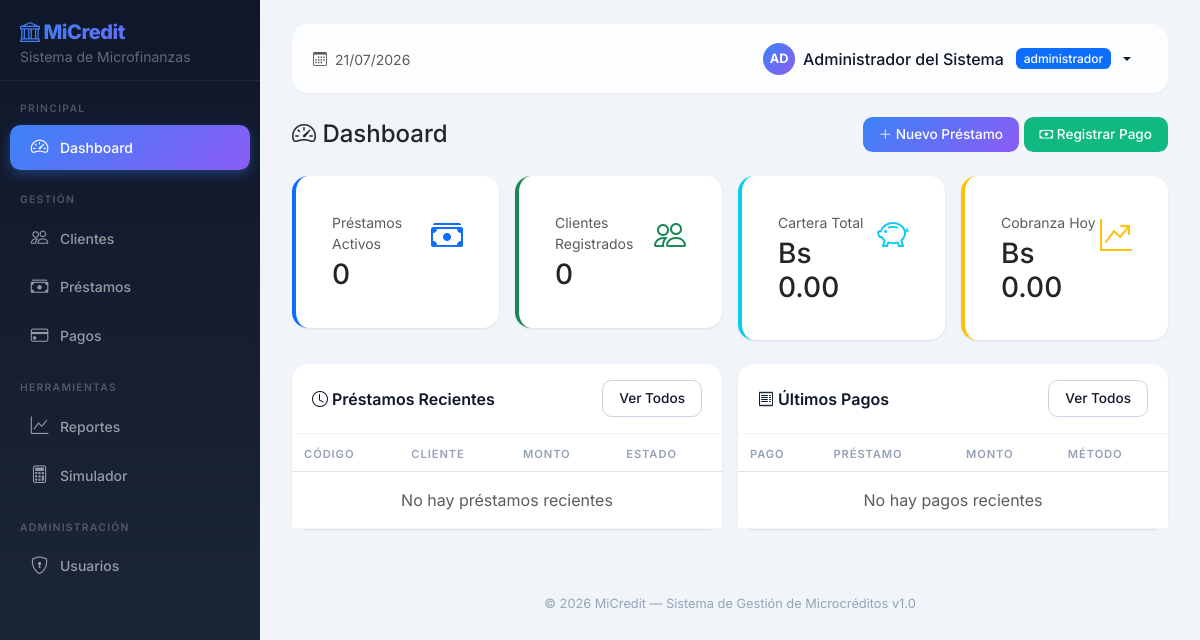
/ (signed in), run on the app's committed database.
### app/models.py (models this page shows, shortened)
class Usuario(UserMixin, db.Model):
    __tablename__ = 'usuarios'
    id = db.Column(db.Integer, primary_key=True, autoincrement=True)
    nombre_completo = db.Column(db.String(150), nullable=False)
    email = db.Column(db.String(100), unique=True, nullable=False)
    username = db.Column(db.String(50), unique=True, nullable=False)
    password_hash = db.Column(db.String(255), nullable=False)
    rol_id = db.Column(db.Integer, db.ForeignKey('roles.id'), nullable=False)
    activo = db.Column(db.Boolean, default=True)
    ultimo_acceso = db.Column(db.DateTime)
    fecha_creacion = db.Column(db.DateTime, default=datetime.utcnow)
    fecha_actualizacion = db.Column(db.DateTime, default=datetime.utcnow)
    def has_role(self, role_name):
        return self.rol and self.rol.nombre == role_name
    def has_any_role(self, *roles):
        return self.rol and self.rol.nombre in roles

class Rol(db.Model):
    __tablename__ = 'roles'
    id = db.Column(db.Integer, primary_key=True, autoincrement=True)
    nombre = db.Column(db.String(50), unique=True, nullable=False)
    descripcion = db.Column(db.String(255))
    fecha_creacion = db.Column(db.DateTime, default=datetime.utcnow)
    usuarios = db.relationship('Usuario', backref='rol', lazy=True)

### app/routes/main.py (the view)
@main_bp.route('/')
@login_required
def dashboard():
    total_prestamos_activos = Prestamo.query.filter(
        Prestamo.estado.in_(['activo', 'desembolsado', 'reprogramado'])
    ).count()
    total_clientes = Cliente.query.filter_by(activo=True).count()
    total_cartera = db.session.query(
        db.func.sum(Prestamo.saldo_pendiente)
    ).filter(
        Prestamo.estado.in_(['activo', 'reprogramado'])
    ).scalar() or 0
    hoy = date.today()
    manana = hoy + timedelta(days=1)
    cobranza_hoy = db.session.query(
        db.func.sum(Pago.monto_total)
    ).filter(
        Pago.fecha_pago >= hoy,
        Pago.fecha_pago < manana
    ).scalar() or 0
    cuotas_vencer_hoy = Amortizacion.query.filter(
        Amortizacion.fecha_vencimiento == date.today(),
        Amortizacion.estado == 'pendiente'
    ).count()
    prestamos_recientes = Prestamo.query.order_by(
        Prestamo.fecha_solicitud.desc()
    ).limit(5).all()
    ultimos_pagos = Pago.query.order_by(
        Pago.fecha_registro.desc()
    ).limit(5).all()
    return render_template('dashboard.html',
                           total_prestamos_activos=total_prestamos_activos,
                           total_clientes=total_clientes,
                           total_cartera=total_cartera,
                           cobranza_hoy=cobranza_hoy,
                           cuotas_vencer_hoy=cuotas_vencer_hoy,
                           prestamos_recientes=prestamos_recientes,
                           ultimos_pagos=ultimos_pagos)

### app/templates/dashboard.html (shortened to what this page needs)
{% extends "base.html" %}
{% block content %}
<div class="d-flex justify-content-between align-items-center mb-4">
    <h4 class="mb-0"><i class="bi bi-speedometer2"></i> Dashboard</h4>
    <div>
        {% if current_user.has_any_role('administrador', 'asesor') %}
        <a href="{{ url_for('prestamos.nuevo') }}" class="btn btn-primary"><i class="bi bi-plus-lg"></i> Nuevo Préstamo</a>
        {% endif %}
        {% if current_user.has_any_role('administrador', 'cajero') %}
        <a href="{{ url_for('pagos.nuevo') }}" class="btn btn-success"><i class="bi bi-cash"></i> Registrar Pago</a>
        {% endif %}
    </div>
</div>
<div class="row g-3 mb-4">
    <div class="col-md-3">
        <div class="card stat-card border-start border-primary border-4">
            <div class="card-body">
                <div class="d-flex justify-content-between">
                    <div>
                        <p class="text-muted small mb-1">Préstamos Activos</p>
                        <h3 class="mb-0">{{ total_prestamos_activos }}</h3>
                    </div>
                    <div class="text-primary"><i class="bi bi-cash-stack fs-2"></i></div>
                </div>
            </div>
        </div>
    </div>
    <div class="col-md-3">
        <div class="card stat-card border-start border-success border-4">
            <div class="card-body">
                <div class="d-flex justify-content-between">
                    <div>
                        <p class="text-muted small mb-1">Clientes Registrados</p>
                        <h3 class="mb-0">{{ total_clientes }}</h3>
                    </div>
                    <div class="text-success"><i class="bi bi-people fs-2"></i></div>
                </div>
            </div>
        </div>
    </div>
    <div class="col-md-3">
        <div class="card stat-card border-start border-info border-4">
            <div class="card-body">
                <div class="d-flex justify-content-between">
                    <div>
                        <p class="text-muted small mb-1">Cartera Total</p>
                        <h3 class="mb-0">Bs {{ "{:,.2f}".format(total_cartera) }}</h3>
                    </div>
                    <div class="text-info"><i class="bi bi-piggy-bank fs-2"></i></div>
                </div>
            </div>
        </div>
    </div>
    <div class="col-md-3">
        <div class="card stat-card border-start border-warning border-4">
            <div class="card-body">
                <div class="d-flex justify-content-between">
                    <div>
                        <p class="text-muted small mb-1">Cobranza Hoy</p>
                        <h3 class="mb-0">Bs {{ "{:,.2f}".format(cobranza_hoy) }}</h3>
                    </div>
                    <div class="text-warning"><i class="bi bi-graph-up-arrow fs-2"></i></div>
                </div>
            </div>
        </div>
    </div>
</div>
<div class="row g-3">
    <div class="col-md-6">
        <div class="card">
            <div class="card-header d-flex justify-content-between align-items-center">
                <span><i class="bi bi-clock"></i> Préstamos Recientes</span>
                <a href="{{ url_for('prestamos.listar') }}" class="btn btn-sm btn-outline-primary">Ver Todos</a>
            </div>
            <div class="card-body p-0">
                <div class="table-responsive">
                    <table class="table table-hover mb-0">
                        <thead>
                            <tr>
                                <th>Código</th>
                                <th>Cliente</th>
                                <th>Monto</th>
                                <th>Estado</th>
                            </tr>
                        </thead>
                        <tbody>
                            {% for p in prestamos_recientes %}
                            <tr>
                                <td><a href="{{ url_for('prestamos.detalle', id=p.id) }}">{{ p.codigo_prestamo }}</a></td>
                                <td>{{ p.cliente.nombre_completo[:25] }}{% if p.cliente.nombre_completo|length > 25 %}...{% endif %}</td>
                                <td>Bs {{ "{:,.2f}".format(p.monto_solicitado) }}</td>
                                <td>
                                    <span class="badge bg-{% if p.estado == 'aprobado' %}success{% elif p.estado == 'pendiente' %}warning{% elif p.estado == 'activo' %}info{% elif p.estado == 'cerrado' %}secondary{% elif p.estado == 'rechazado' %}danger{% else %}secondary{% endif %}">
                                        {{ p.estado }}
                                    </span>
                                </td>
                            </tr>
                            {% else %}
                            <tr><td colspan="4" class="text-center text-muted py-3">No hay préstamos recientes</td></tr>
                            {% endfor %}
                        </tbody>
                    </table>
                </div>
            </div>
        </div>
    </div>
    <div class="col-md-6">
        <div class="card">
            <div class="card-header d-flex justify-content-between align-items-center">
                <span><i class="bi bi-receipt"></i> Últimos Pagos</span>
                <a href="{{ url_for('pagos.listar') }}" class="btn btn-sm btn-outline-primary">Ver Todos</a>
            </div>
            <div class="card-body p-0">
                <div class="table-responsive">
                    <table class="table table-hover mb-0">
                        <thead>
                            <tr>
                                <th>Pago</th>
                                <th>Préstamo</th>
                                <th>Monto</th>
                                <th>Método</th>
                            </tr>
                        </thead>
                        <tbody>
                            {% for p in ultimos_pagos %}
                            <tr>
                                <td><a href="{{ url_for('pagos.detalle', id=p.id) }}">{{ p.codigo_pago }}</a></td>
                                <td>{{ p.prestamo.codigo_prestamo }}</td>
                                <td>Bs {{ "{:,.2f}".format(p.monto_total) }}</td>
                                <td><span class="badge bg-light text-dark">{{ p.metodo_pago }}</span></td>
                            </tr>
                            {% else %}
                            <tr><td colspan="4" class="text-center text-muted py-3">No hay pagos recientes</td></tr>
                            {% endfor %}
                        </tbody>
                    </table>
                </div>
            </div>
        </div>
    </div>
</div>
{% endblock %}

### app/templates/base.html (shortened to what this page needs)
<!DOCTYPE html>
<html lang="es">
<head>
    <link href="https://cdn.jsdelivr.net/npm/bootstrap@5.3.3/dist/css/bootstrap.min.css" rel="stylesheet">
    <link rel="stylesheet" href="https://cdn.jsdelivr.net/npm/bootstrap-icons@1.11.3/font/bootstrap-icons.min.css">
</head>
<body>
    {% if current_user.is_authenticated %}
    {% set es_admin = current_user.has_role('administrador') %}
    {% set es_gerente = current_user.has_role('gerente') %}
    {% set es_asesor = current_user.has_role('asesor') %}
    {% set es_cajero = current_user.has_role('cajero') %}
    <div class="sidebar">
        <div class="brand">
            <a href="{{ url_for('main.dashboard') }}" class="text-decoration-none">
                <h5 class="mb-0"><i class="bi bi-bank me-1"></i>MiCredit</h5>
                <small>Sistema de Microfinanzas</small>
            </a>
        </div>
        <div class="nav-section">Principal</div>
        <ul class="nav flex-column">
            <li>
                <a class="nav-link {% if request.endpoint == 'main.dashboard' %}active{% endif %}" href="{{ url_for('main.dashboard') }}">
                    <i class="bi bi-speedometer2"></i> Dashboard
                </a>
            </li>
        </ul>
        <div class="nav-section">Gestión</div>
        <ul class="nav flex-column">
            <li>
                <a class="nav-link {% if request.endpoint and 'clientes' in request.endpoint %}active{% endif %}" href="{{ url_for('clientes.listar') }}">
                    <i class="bi bi-people"></i> Clientes
                </a>
            </li>
            <li>
                <a class="nav-link {% if request.endpoint and 'prestamos' in request.endpoint %}active{% endif %}" href="{{ url_for('prestamos.listar') }}">
                    <i class="bi bi-cash-stack"></i> Préstamos
                </a>
            </li>
            {% if es_admin or es_cajero %}
            <li>
                <a class="nav-link {% if request.endpoint and 'pagos' in request.endpoint %}active{% endif %}" href="{{ url_for('pagos.listar') }}">
                    <i class="bi bi-credit-card"></i> Pagos
                </a>
            </li>
            {% endif %}
        </ul>
        <div class="nav-section">Herramientas</div>
        <ul class="nav flex-column">
            {% if es_admin or es_gerente %}
            <li>
                <a class="nav-link {% if request.endpoint and 'reportes' in request.endpoint %}active{% endif %}" href="{{ url_for('reportes.index') }}">
                    <i class="bi bi-graph-up"></i> Reportes
                </a>
            </li>
            {% endif %}
            <li>
                <a class="nav-link" href="{{ url_for('prestamos.proyectar') }}">
                    <i class="bi bi-calculator"></i> Simulador
                </a>
            </li>
        </ul>
        {% if es_admin %}
        <div class="nav-section">Administración</div>
        <ul class="nav flex-column">
            <li>
                <a class="nav-link {% if request.endpoint and 'usuarios' in request.endpoint %}active{% endif %}" href="{{ url_for('usuarios.listar') }}">
                    <i class="bi bi-shield-lock"></i> Usuarios
                </a>
            </li>
        </ul>
        {% endif %}
    </div>
    <div class="content">
        <nav class="navbar-top d-flex justify-content-between align-items-center">
            <div>
                <span class="text-muted small"><i class="bi bi-calendar3 me-1"></i> {{ now().strftime('%d/%m/%Y') }}</span>
            </div>
            <ul class="nav align-items-center">
                <li class="nav-item dropdown">
                    <a class="nav-link dropdown-toggle d-flex align-items-center gap-2" href="#" data-bs-toggle="dropdown" style="color: var(--primary-dark); font-weight: 500;">
                        <span class="d-inline-flex align-items-center justify-content-center rounded-circle" style="width: 32px; height: 32px; background: var(--accent-gradient); color: #fff; font-size: .8rem; font-weight: 700;">
                            {{ current_user.nombre_completo[:2] | upper }}
                        </span>
                        <span class="d-none d-md-inline">{{ current_user.nombre_completo }}</span>
                        <span class="badge bg-primary ms-1">{{ current_user.rol.nombre }}</span>
                    </a>
                </li>
            </ul>
        </nav>
        {% block content %}{% endblock %}
        <footer class="text-center">
            &copy; {{ now().strftime('%Y') }} MiCredit — Sistema de Gestión de Microcréditos v1.0
        </footer>
    </div>
    {% else %}
    {% block full_content %}{% endblock %}
    {% endif %}
</body>
</html>

### data on the page
Usuario: nombre_completo "AD", nombre_completo "Administrador del Sistema"
Rol: rol.nombre "administrador"

### other printed values
{{ total_prestamos_activos }} "0"
{{ total_clientes }} "0"
{{ "{:,.2f}".format(total_cartera) }} "0.00"
{{ "{:,.2f}".format(cobranza_hoy) }} "0.00"
